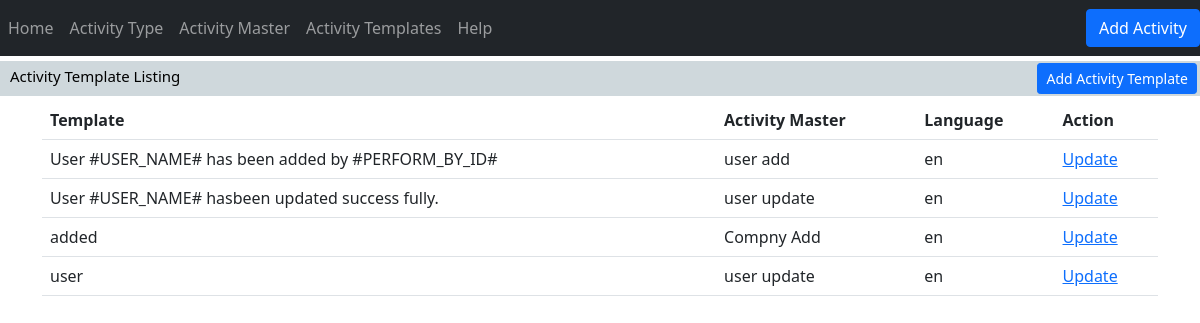
/activityTemplates/, run on an earlier commit of the app's database.
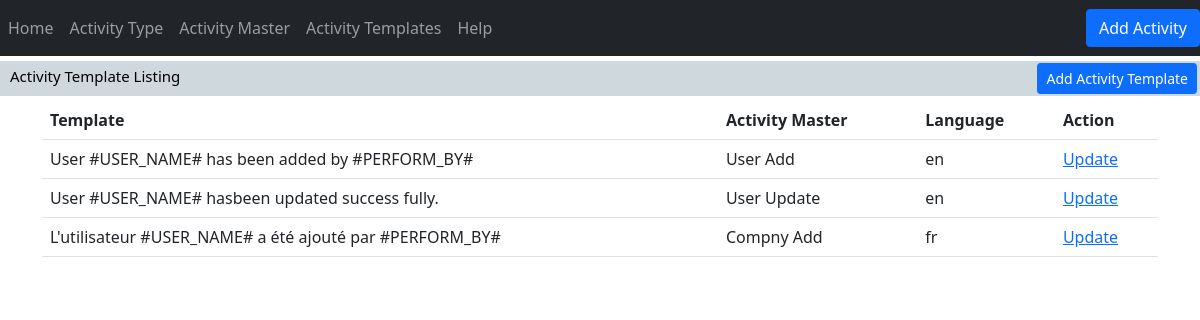
And on a later commit of the database.
### activity/models.py (models this page shows, shortened)
class activityMasterTemplate(models.Model):
    LANGUAGE = (("en","En"), ("fr","Fr"))
    iActivityMasterTemplateID   = models.AutoField(primary_key=True)
    iActivityMasterID           = models.ForeignKey(activityMaster,to_field='iActivityMasterId',on_delete=models.CASCADE)
    tActivityTempalte           = models.TextField(null=True)
    eLanguage                   = models.CharField(max_length=216,choices=LANGUAGE,default='en')

class activityMaster(models.Model):
    ACTIVITY_MASTER_STATUS = (
        ("Active","Active"),
        ("Inactive","Inactive")
    )
    iActivityMasterId   = models.AutoField(primary_key=True)
    cActivityMasterName = models.CharField(max_length=256,null=False)
    cActivityMasterCode = models.CharField(max_length=256,null=False,unique=True)
    tActivityConfig     = models.TextField(max_length=256,null=False,default='')
    eStatus             = models.CharField(max_length=256,null=False,choices=ACTIVITY_MASTER_STATUS)
    dAddedDate          = models.DateField(null=True)
    dUpdatedDate        = models.DateField(null=True)
    def __str__(self):
        return self.cActivityMasterName

### activity/views.py (the view)
# urls.py: path("activityTemplates/",views.activityMasterTemplateListing,name="activityTemplates"),
def activityMasterTemplateListing(request):
    if request.method == 'POST':
        print(request.POST.get)
        activityMasterId            = request.POST.get('inputActivityMasterId')
        activityTemplate            = request.POST.get('inputActivityTemplate')
        activityTemplateLng         = request.POST.get('inputActivityTemplateLng')
        activity_master_instance    = get_object_or_404(activityMaster, pk=activityMasterId)
        activity_template_master = activityMasterTemplate(
            iActivityMasterID   =   activity_master_instance,
            tActivityTempalte   =   activityTemplate,
            eLanguage         =   activityTemplateLng
        )
        activity_template_master.save()
        return redirect('activityTemplates')
        '''
        form_validate = ActivityMasterTemplatesForm(request.POST)

        if form_validate.is_valid():
            form_validate.save()
            return redirect('activityTemplates')

        '''
    else:
        formValues = ActivityMasterTemplatesForm()
        amtListing = activityMasterTemplate.objects.all()
        context = {'form':formValues,'amtListing':amtListing}
    return render(request,'activity/activity_master_templates.html',context)

### activity/templates/activity/activity_master_templates.html (shortened to what this page needs)
{% extends 'activity/main.html'%}
{%block content%}
<div class="row">
    <div class="col-12">
        <div class="page-strip">
            <div class="strip-left">
                <div class="strip-title">Activity Template Listing</div>
            </div>
            <div class="strip-right">
                <div class="strip-action-button">
                    <a href="{% url 'activityMasterTemplatesAdd'%}" class="btn btn-primary btn-sm strip-button">Add Activity Template</a>
                </div>
            </div>
        </div>
    </div>
</div>
<div class="container">
    <div class="row">
        <div class="col-12">
            <table class="table">
                <tr>
                    <th>Template</th>
                    <th>Activity Master</th>
                    <th>Language</th>
                    <th>Action</th>
                </tr>
                {% for amt in amtListing %}
                    <tr>
                        <td>{{amt.tActivityTempalte}}</td>
                        <td>{{amt.iActivityMasterID}}</td>
                        <td>{{amt.eLanguage}}</td>
                        <td>
                            <a href="{% url 'activityMasterTemplatesEdit' amt.pk%}" >Update</a>
                        </td>
                    </tr>
                {%endfor%}
            </table>
        </div>
    </div>
</div>
{%endblock%}

### activity/templates/activity/main.html (shortened to what this page needs)
{% load static %}
<html>
    <head>
        <link  rel="stylesheet" type="text/css" href="{% static '/css/bootstrap/bootstrap.min.css' %}">
        <link  rel="stylesheet" type="text/css" href="{% static '/css/comman-activity.css' %}">
    </head>
    <body>
        {% include 'activity/navbar.html' %}
        {% block content%}
        {% endblock content%}
    </body>
</html>

### activity/templates/activity/navbar.html
<nav class="navbar navbar-expand-lg navbar-dark bg-dark">
    <div class="collapse navbar-collapse" id="navbarNav">
        <ul class="navbar-nav">
            <li class="nav-item active">
                <a class="nav-link" href="{%url 'homePage'%}">Home</a>
            </li>
            <li class="nav-item ">
                <a class="nav-link" href="{%url 'activityType'%}">Activity Type</a>
            </li>
            <li class="nav-item ">
                <a class="nav-link" href="{%url 'activityMaster'%}">Activity Master </a>
            </li>
            <li class="nav-item ">
                <a class="nav-link" href="{%url 'activityTemplates'%}">Activity Templates</a>
            </li>
            <li class="nav-item ">
                <a class="nav-link" href="{%url 'helpDoc'%}">Help</a>
            </li>
        </ul>
    </div>
    <span><a class="btn btn-primary" href="{%url 'addActivity'%}">Add Activity</a></span>
</nav>

### static/css/comman-activity.css (style rules this page uses)
.page-strip { background: #cfd8dc; color: #000; margin: 5px 0px 5px 0px; padding: 2px 0 2px 0; height: 35px; }
.strip-title { font-size: 15px; font-weight: 500; padding: 2px 0px 0px 10px; }
.strip-right { float: right; display: flex; margin:0px 3px ; }
.strip-left { position: absolute; }

What changed in the data, as far as the page shows it:
removed activityMasterTemplate: tActivityTempalte "added", iActivityMasterID "Compny Add", eLanguage "en"
removed activityMasterTemplate: tActivityTempalte "user", iActivityMasterID "user update", eLanguage "en"
changed activityMasterTemplate: tActivityTempalte "User #USER_NAME# has been added by #PERFORM_BY_ID#" → "User #USER_NAME# has been added by #PERFORM_BY#"; iActivityMasterID "user add" → "User Add"
changed through a linked row, activityMasterTemplate "User #USER_NAME# hasbeen updated success fully.": iActivityMasterID "user update" → "User Update"
added activityMasterTemplate: tActivityTempalte "L'utilisateur #USER_NAME# a été ajouté par #PERFORM_BY#", iActivityMasterID "Compny Add", eLanguage "fr"
